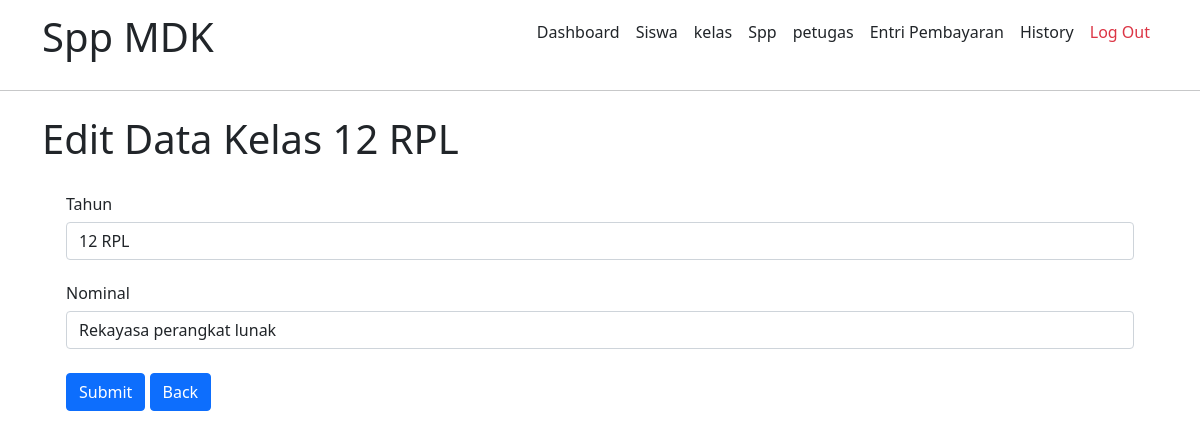
The app's page /admin/kelas/EditKelas.php?id=1 (signed in) with its own data.
### tables this page shows
CREATE TABLE `kelas` (
  `id_kelas` int(11) NOT NULL,
  `nama_kelas` varchar(10) NOT NULL,
  `kompetensi_keahlian` varchar(50) NOT NULL
);

### admin/kelas/EditKelas.php (the view, shortened to what this page needs)
<?php
include 'api/koneksi.php';
  if (isset($_GET['id'])) {
    $id = ($_GET["id"]);
    $query = "SELECT * FROM kelas WHERE id_kelas='$id'";
    $result = mysqli_query($kon, $query);
    $data = mysqli_fetch_assoc($result);
  } else {
    echo "<script>alert('Masukkan data id.');window.location='spp.php';</script>";
  }
  ?>
<!DOCTYPE html>
<html lang="en">
<head>
    <link rel="stylesheet" href="../asset/css/bootstrap.min.css">
</head>
<body>
    <?php
    include 'componen/navbar.php'
    ?>
<section class="dashboard container-fluid mt-4">
        <form method="post" action="api/EditData.php">
                    <div class="container">
                    <h1>Edit Data Kelas <?php echo $data['nama_kelas']; ?></h1>
                        <div class="card-body">
                            <div class="card-text m-2">
                                <div class="form-group mb-4">
                                        <div class="col-md-2 h6">Tahun</div>
                                        <input type="text" name="Data1" value="<?php echo $data['nama_kelas']; ?>" class="form-control col-md-4">
                                </div>
                                <div class="form-group mb-4">
                                        <div class="col-md-2 h6">Nominal</div>
                                        <input type="text" name="Data2" value="<?php echo $data['kompetensi_keahlian']; ?>" class="form-control col-md-4">
                                </div>
                                <div class="form-group mb-4">
                                        <input href="../spp.php" type="submit" class="btn btn-primary ">
                                        <a class="btn btn-primary " href="kelas.php" role="button">Back</a>
                                </div>
                            </div>
                        </div>
        </form>
    </section>
</body>
</html>

### records on screen
kelas: nama_kelas "12 RPL", Data1 "12 RPL", Data2 "Rekayasa perangkat lunak"
